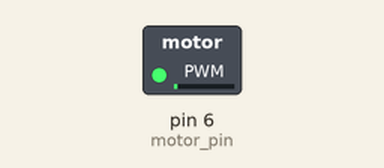
The sketch below on a simulated Arduino Uno, built with avr-gcc and run on an emulated ATmega328P. Parts: switched loads named in the sketch (green lamp = pin HIGH).

Above: at 0.05 s.
At 1.15 s:
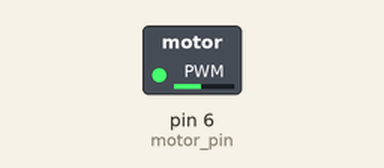
At 2.3 s:
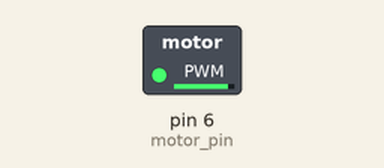
At 4.6 s:
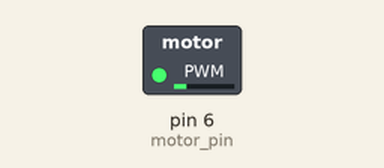
Timing chart, 0 to 6.7 s (numbered marks = the images above):
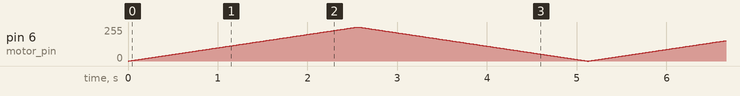

The sketch:

Challenge_SpeedControllers.ino
```cpp
const int motor_pin = 6;

void setup() {
  pinMode(motor_pin, OUTPUT);
}

void loop() {
  // Slowly increase in speed
  for (int i = 0; i < 256; i++) {
    analogWrite(motor_pin, i);
    delay(10);
  }

    // Slowly decrease in speed
  for (int i = 255; i >= 0; i--) {
    analogWrite(motor_pin, i);
    delay(10);
  }
}
```
